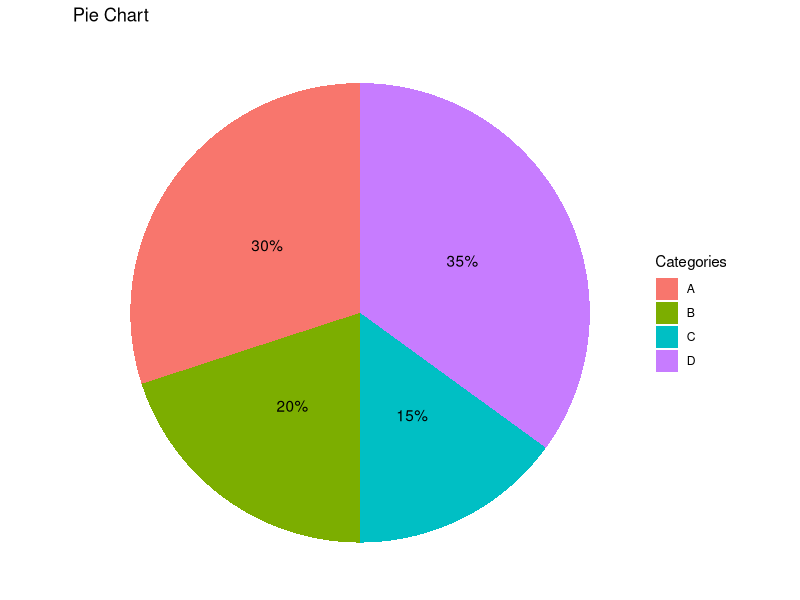

The R source for this figure:
library(ggplot2)

data <- data.frame(
  Category = c("A", "B", "C", "D"),
  Value = c(30, 20, 15, 35)
)

ggplot(data, aes(x = "", y = Value, fill = Category)) +
  geom_bar(stat = "identity") +
  coord_polar("y", start = 0) +
  labs(title = "Pie Chart", fill = "Categories") +
  theme_void() +
  geom_text(aes(label = scales::percent(Value / sum(Value))), position = position_stack(vjust = 0.5))


